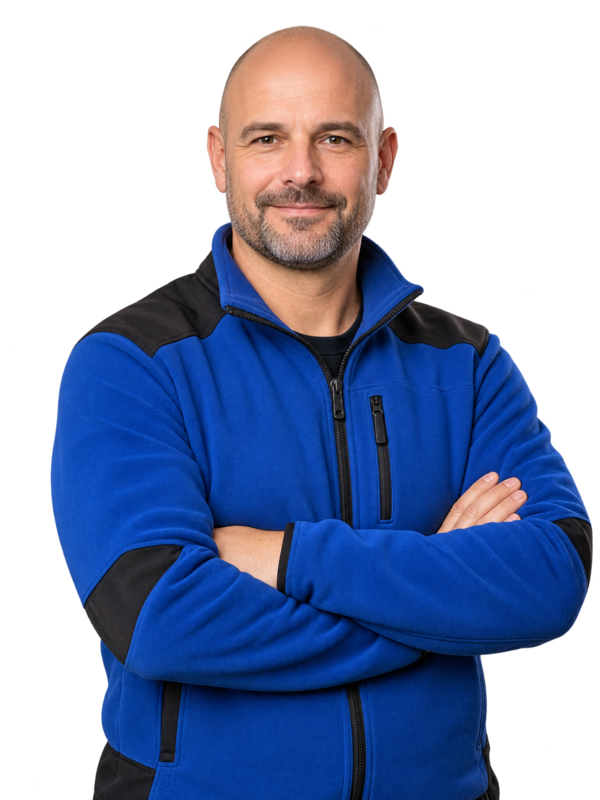
#> input picture bildquellen/hero-gruppe/klima-solar.png, 600 x 800 px
$ python zusammensetzen.py
#> lines starting #> are read from the running program, lines starting #| are printed output that depends on the picture; after the words box and inside, x2 and y2 are one past the last pixel; in counts of white or black regions, pixels touching at a corner belong together
# Hero-Gruppe zusammensetzen (Version 2, 2.11.2026, Feedback Antonia):
# Größen nicht mehr über die Bildhöhe, sondern über die gemessene Kopfbreite,
# damit alle Personen derselben Reihe gleich groß wirken. Platzierung über die Kopfoberkante;
# längere Körper laufen unten aus dem Bild (die Website blendet den unteren Rand ohnehin aus).
# Außen stehende Personen etwas weiter außen und höher, damit keine Schulter ein Gesicht verdeckt.
from PIL import Image, ImageEnhance
import numpy as np
from scipy import ndimage

def sauber(p):
#> called with p = 'klima-solar.png'
    im=Image.open(p).convert('RGBA'); a=np.asarray(im).copy()
#> in sauber, im is the input picture: PIL image 600x800 RGBA; mean R, G, B, A 25.6, 40.4, 75.5, 142.9
    al=a[...,3].astype(int)
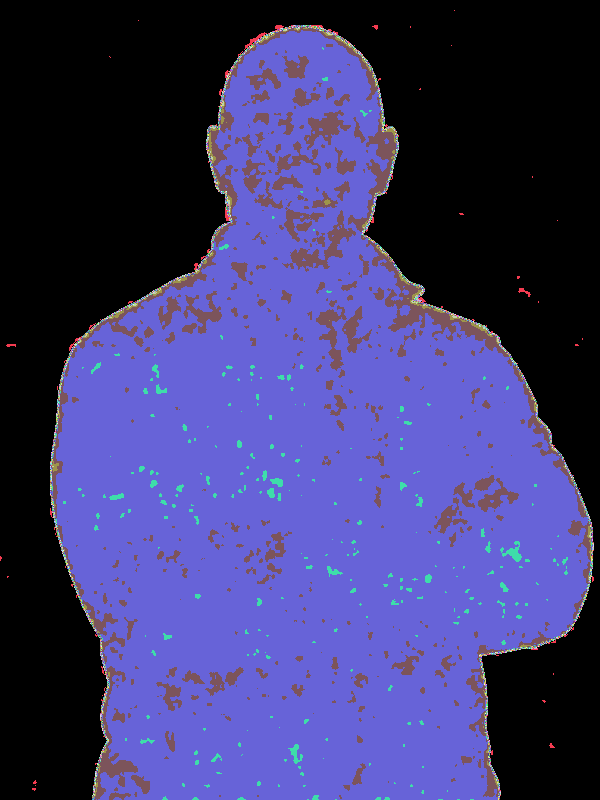
#> al: shape (800, 600) int64; 256 distinct labels, from 0 to 255; one colour per label, 0 black
    lab,n=ndimage.label(al>40)
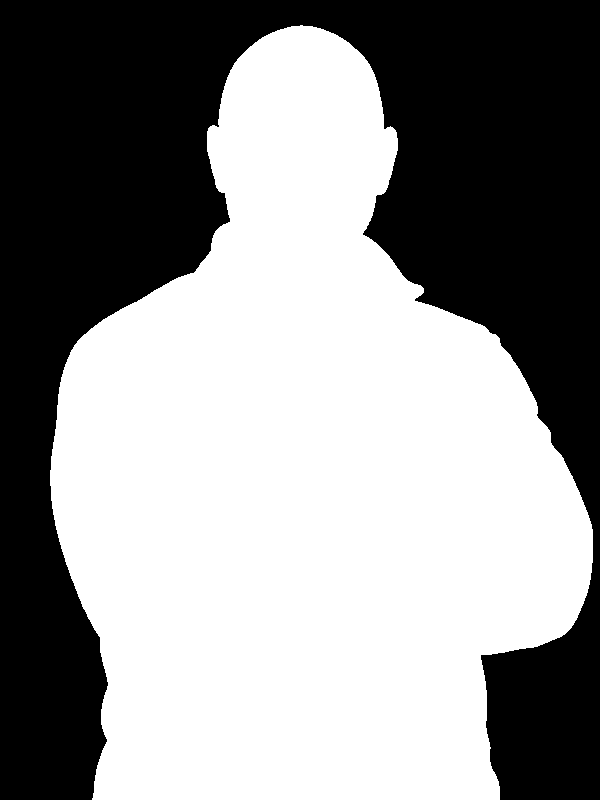
#> lab: shape (800, 600) int32; values 0 (black) and 1 (white), 56.7% white; 1 black region, box (x1, y1, x2, y2) and area: (0, 0, 600, 800) 207763
#> n = 1
    if n>1:
        groes=ndimage.sum(np.ones_like(al),lab,range(1,n+1)); keep=1+int(np.argmax(groes))
        al=np.where(ndimage.binary_dilation(lab==keep,iterations=3),al,0)
    al=np.where(al>=240,255,al); al=np.where(al<20,0,al)
#> after `al = np.where(al >= 240, 255, al)`:
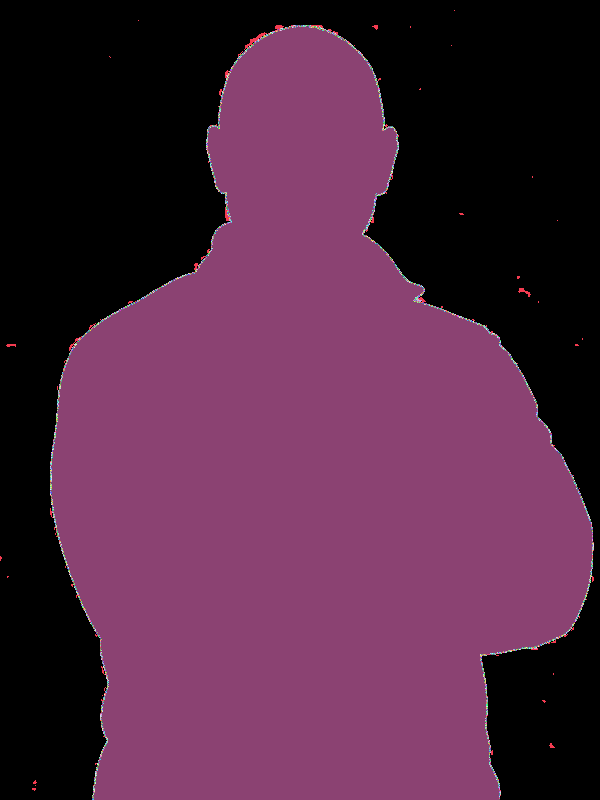
#> al: shape (800, 600) int64; 241 distinct labels, from 0 to 255; one colour per label, 0 black
#> after `al = np.where(al < 20, 0, al)`: al: shape (800, 600) int64; 222 distinct labels, from 0 to 255
    a[...,3]=al.astype(np.uint8)
    out=Image.fromarray(a,'RGBA'); return out.crop(out.getbbox())
#> after `return out.crop(out.getbbox())`:
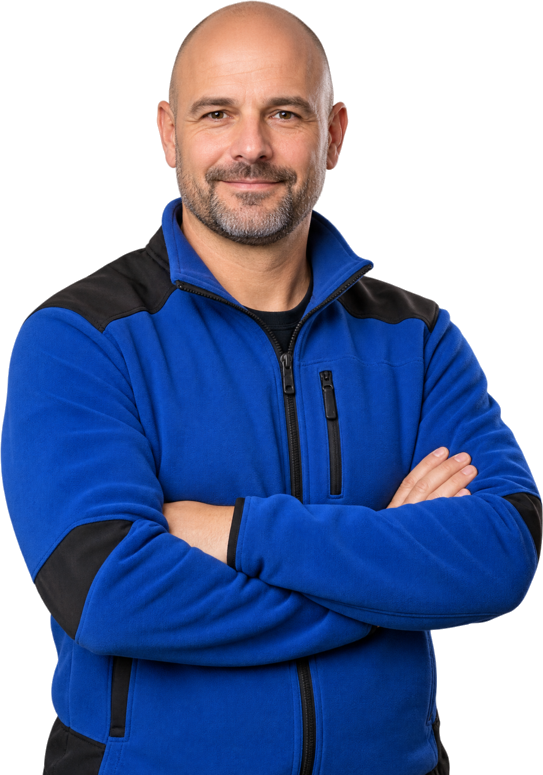
#> returned value: PIL image 543x775 RGBA; mean R, G, B, A 29.1, 46, 86, 164.4; transparent parts drawn white

def kopf(im):
    """Kopfoberkante und größte Kopfbreite im oberen Viertel der Silhouette."""
    a=np.asarray(im)[...,3]>128
    top=int(np.argmax(a.any(axis=1)))
    best=0
    for y in range(top,top+int(im.height*0.25)):
        xs=np.where(a[y])[0]
        if len(xs): best=max(best,xs[-1]-xs[0])
    return top,best

leute={n:sauber(n+'.png') for n in ('klima-solar','sanitaer','domenico-freigestellt','heizung','inhaberin')}
#> (the run stopped early here; a loop or call above may not have finished)

$ run again, with bildquellen/hero-gruppe/gruppe-komplett-v1.png copied over bildquellen/hero-gruppe/klima-solar.png
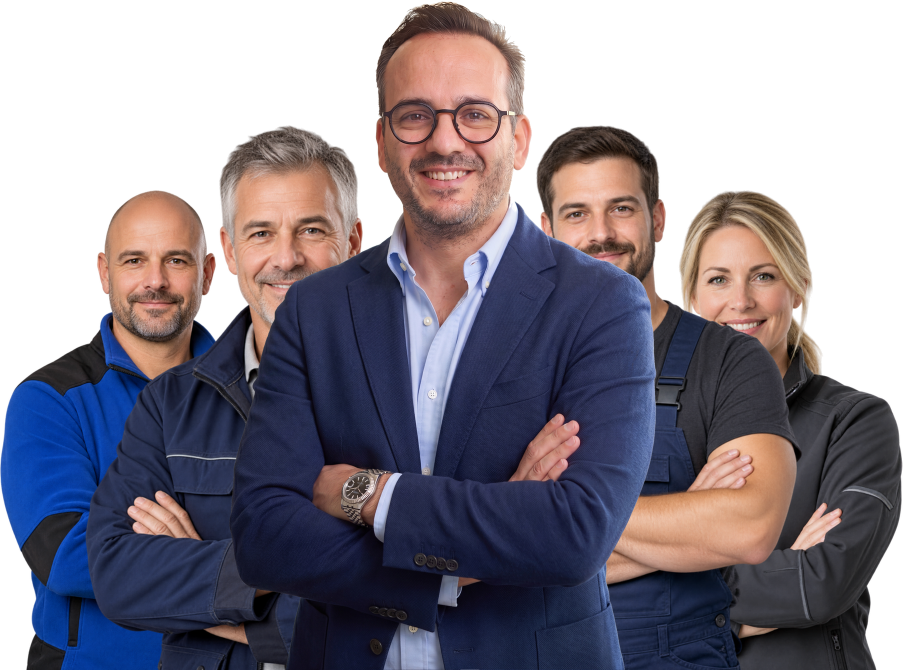
#> input picture bildquellen/hero-gruppe/gruppe-komplett-v1.png, 1805 x 1340 px (shown at 1/2 size)
#> in sauber, im is the input picture: PIL image 1805x1340 RGBA; mean R, G, B, A 57.6, 52.2, 62.7, 174.2
#> in sauber, `lab,n=ndimage.label(al>40)`:
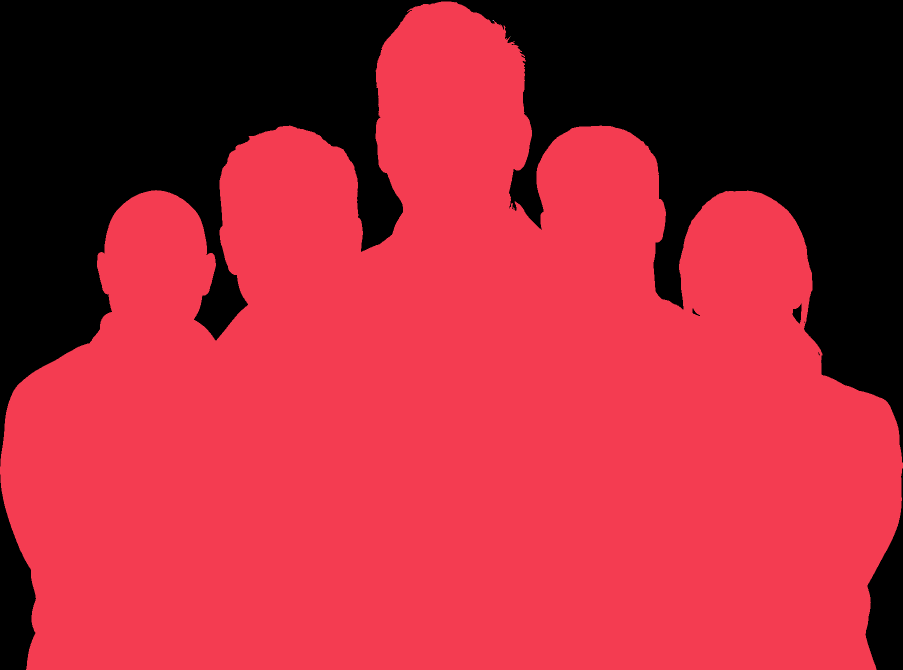
#> lab: shape (1340, 1805) int32 (shown at 1/2 size); 4 distinct labels, from 0 to 3; one colour per label, 0 black
#> n = 3
#> groes = [1658031, 4, 1]
#> keep = 1
#> in sauber, `al = np.where(al < 20, 0, al)`:
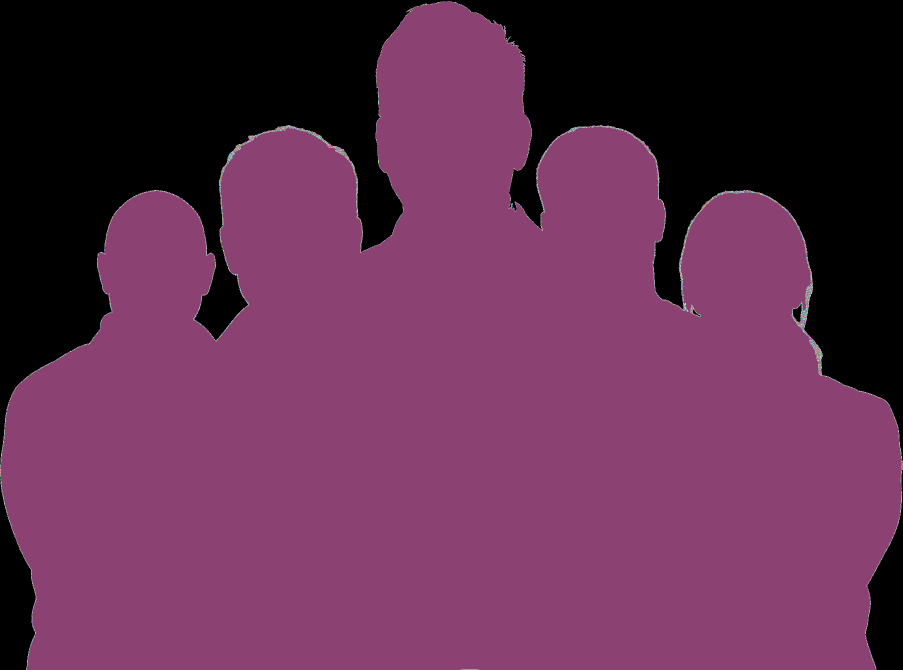
#> al: shape (1340, 1805) int64 (shown at 1/2 size); 222 distinct labels, from 0 to 255; one colour per label, 0 black
#> a: shape (1340, 1805, 4); 0.73% of pixels changed, all inside (x1, y1, x2, y2) = (0, 0, 1805, 1340)

$ run again, with bildquellen/hero-gruppe/sanitaer.png copied over bildquellen/hero-gruppe/klima-solar.png
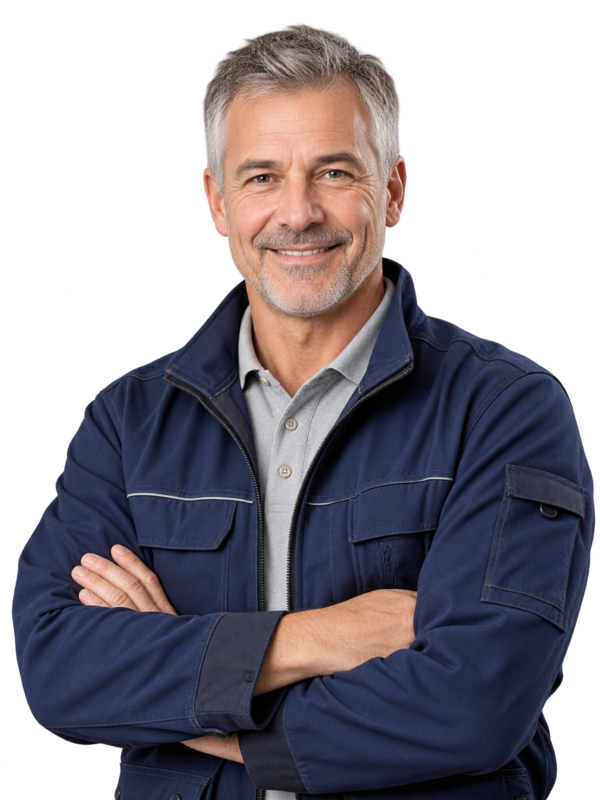
#> input picture bildquellen/hero-gruppe/sanitaer.png, 600 x 800 px
#> in sauber, im is the input picture: PIL image 600x800 RGBA; mean R, G, B, A 48.7, 44.7, 53, 153
#> in sauber, `lab,n=ndimage.label(al>40)`:
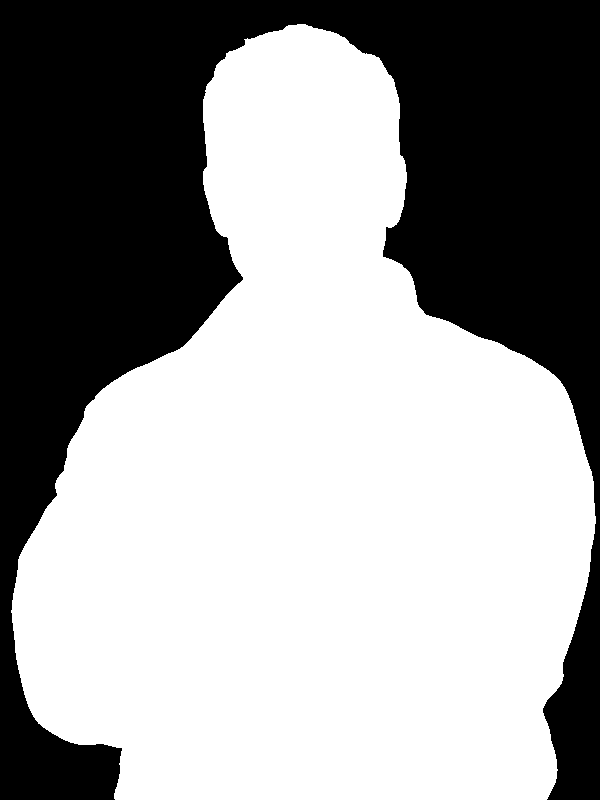
#> lab: shape (800, 600) int32; values 0 (black) and 1 (white), 60.8% white; 1 black region, box (x1, y1, x2, y2) and area: (0, 0, 600, 800) 188379
#> n = 1
#> in sauber, `return out.crop(out.getbbox())`:
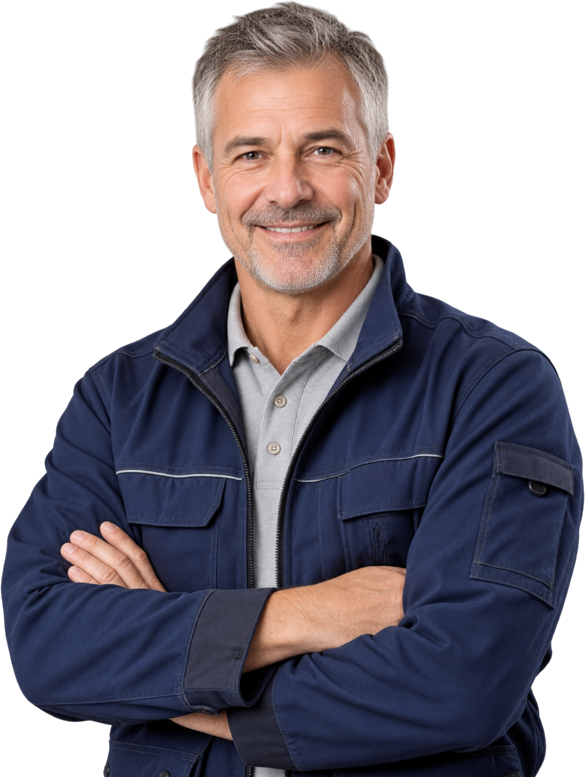
#> returned value: PIL image 585x777 RGBA; mean R, G, B, A 51.3, 47.1, 55.9, 162.9; transparent parts drawn white
